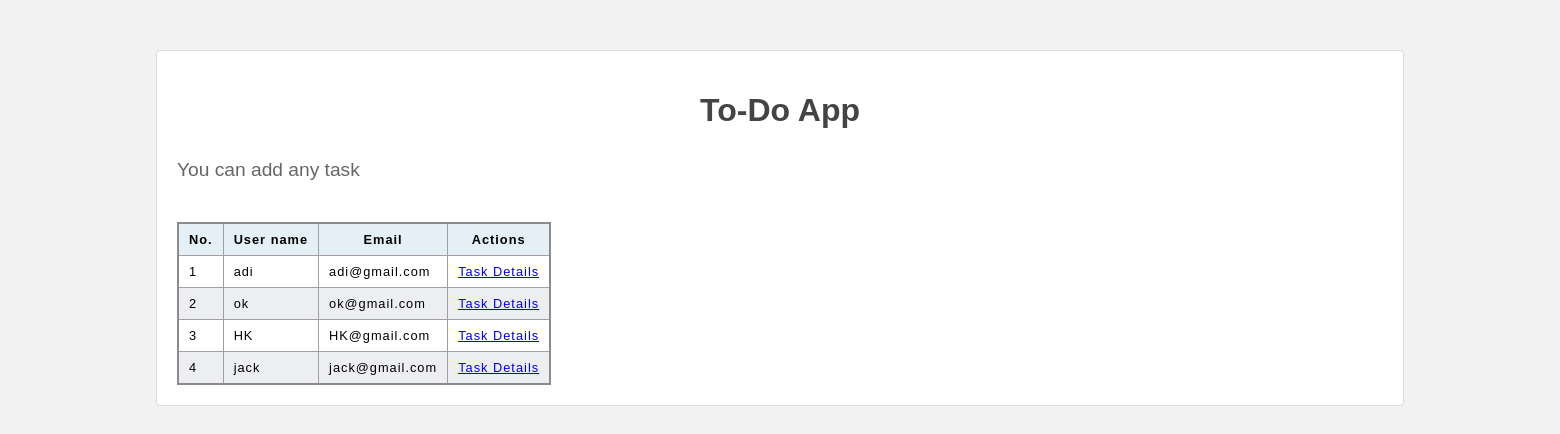
The app's page /adminDash with its own data.
### todo/models.py (models this page shows, shortened)
class Person(models.Model):
    id = models.AutoField(primary_key=True)
    name = models.CharField(max_length=200)
    email = models.EmailField(max_length=500, unique=True)
    password = models.CharField(max_length=500)

### todo/views.py (the view)
# urls.py: path('adminDash', views.adminDash, name='adminDash'),
def adminDash(request):
    users = Person.objects.all()
    return render(request, 'admindashbord.html', {'users': users})

### todo/templates/admindashbord.html (shortened to what this page needs)
<!DOCTYPE html>
<html lang="en">
<head>
</head>
<body>
    <div class="container">
        <h1>To-Do App</h1>
        <p>You can add any task</p>
        <form action=>
        </form>
        <table class="table mb-4">
            <thead>
                <tr>
                    <th> No.</th>
                    <th> User name</th>
                    <th> Email</th>
                    <th> Actions</th>
                </tr>
            </thead>
            <tbody>
                {% for user in users %}
                <tr>
                    <td>{{ forloop.counter }}</td>
                    <td>{{ user.name }}</td>
                    <td>{{ user.email }}</td>
                    <td>
                        <a href="{% url 'display' user.id %}" class="btn btn-danger gradient-custom">Task Details</a>
                    </td>
                </tr>
                {% endfor %}
            </tbody>
        </table>
    </div>
</body>
</html>

### todo/templates/admindashbord.html (style rules this page uses)
* { box-sizing: border-box; }
body { font-family: Arial, sans-serif; background-color: #f2f2f2; margin: 0; }
table { border-collapse: collapse; border: 2px solid rgb(140 140 140); font-family: sans-serif; font-size: 0.8rem; letter-spacing: 1px; }
thead, tfoot { background-color: rgb(228 240 245); }
th, td { border: 1px solid rgb(160 160 160); padding: 8px 10px; }
td:last-of-type { text-align: center; }
tbody > tr:nth-of-type(even) { background-color: rgb(237 238 242); }
.container { width: 80%; margin: 50px auto; background-color: #fff; padding: 20px; border: 1px solid #ddd; border-radius: 4px; }
.container h1 { text-align: center; margin-bottom: 30px; color: #444; }
.container p { font-size: 1.2rem; color: #666; margin-bottom: 20px; }

### records on screen
Person: name "adi", email "adi@gmail.com"
Person: name "ok", email "ok@gmail.com"
Person: name "HK", email "HK@gmail.com"
Person: name "jack", email "jack@gmail.com"
